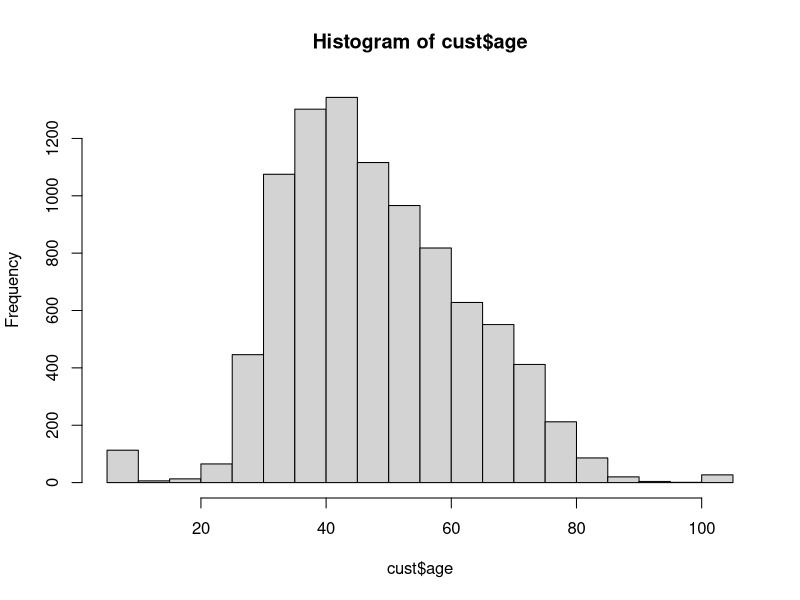
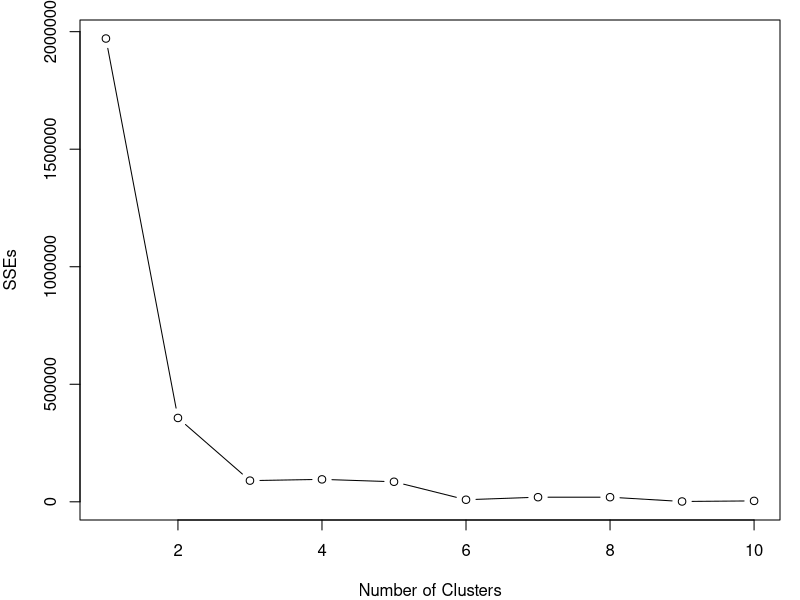

R code for these plots, in order:
## ---- chunk 1
knitr::opts_chunk$set(echo = TRUE)
## ---- chunk 2
#read data
cust<-read.csv("Home_Customers.csv")

head(cust)
str(cust)

#How many customers rent their home (1) vs own their home (0)
table(cust$rent)
#How many customers have a garden at their home (1 means yes 0 means no)
table(cust$garden)
#How many customers are male(1) vs female(0)
table(cust$gender)
#The age of the customers
hist(cust$age)
table(cust$age)
#It appears there are some incorrect values as it does not make sense for a customer of a home improvement store to be under 10 years of age.
## ---- chunk 3
set.seed(1)
fit<-kmeans(cust, 5)

#Trying to find the optimal number of clusters
SSEs <- rep(NA,10) 
SSEs[1] <- fit$totss 
for(k in 2:10){
	fit <- kmeans(cust, k)
	SSEs[k] <- fit$withinss
}
par(mar=c(4,4,1,1))

plot(1:10,SSEs,type="b",xlab="Number of Clusters")

#The optimal number of clusters is 4
fit<-kmeans(cust, 4)
fit$center

